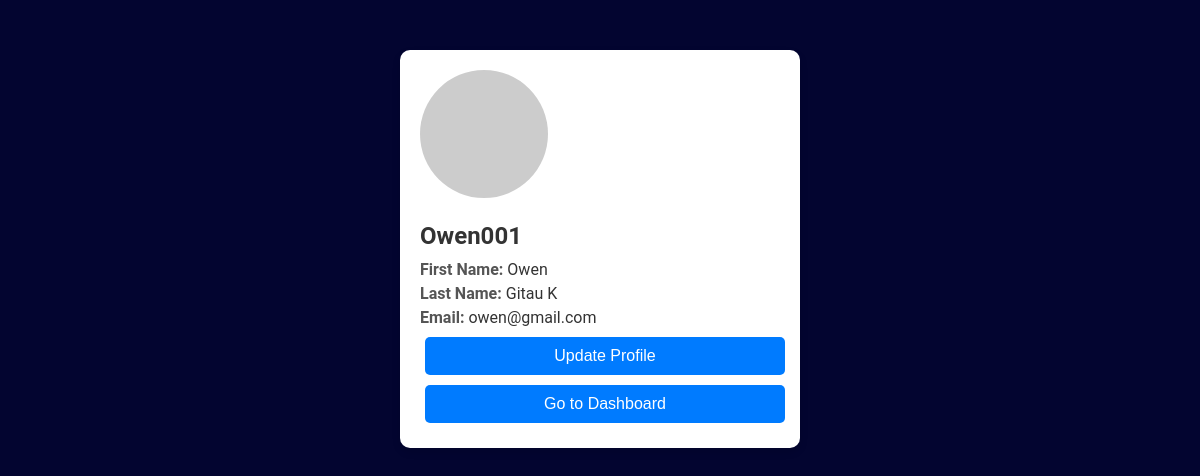
/profile (signed in), run on the app's committed database.
### app/models.py (models this page shows, shortened)
class User(UserMixin, db.Model):
    __tablename__ = "users"
    user_id = db.Column(db.Integer, primary_key=True)
    username = db.Column(db.String(50), unique=True, nullable=False)
    firstname = db.Column(db.String(50), nullable=False)
    lastname = db.Column(db.String(50), nullable=False)
    email = db.Column(db.String(100), unique=True, nullable=False)
    password_hash = db.Column(db.String(200), nullable=False)
    bio = db.Column(db.Text(200))
    profile_picture = db.Column(db.String(256))
    created_at = db.Column(db.DateTime, default=datetime.utcnow)
    updated_at = db.Column(
        db.DateTime,
        default=datetime.utcnow,
        onupdate=datetime.utcnow
    )
    skills = db.relationship('UserSkills', backref='user', lazy=True)
    projects = db.relationship('UserProject', backref='user', lazy=True)
    def avatar(self, size):
        digest = md5(self.email.lower().encode('utf-8')).hexdigest()
        return f'https://www.gravatar.com/avatar/{digest}?d=identicon&s={size}'

### app/views/main.py (the view)
@main_bp.route('/profile', methods=['GET'])
@login_required
def display_profile():
    return render_template('user/profile.html')

### app/models.py (called while the page is built)
@login_manager.user_loader
def load_user(user_id):
    return User.query.get(int(user_id))

### app/templates/user/profile.html (shortened to what this page needs)
<!DOCTYPE html>
<html lang="en">
<head>
    <link rel="stylesheet" href="{{ url_for('static', filename='css/styles.css') }}">
</head>
<body>
    <div class="profile-card">
        <img src="{{ current_user.avatar(128) }}" alt="Profile Picture" class="profile-image">
        <h3 class="card-title">{{ current_user.username }}</h3>
        <p class="card-text"><strong>First Name:</strong> <span class="user-firstname">{{ current_user.firstname }}</span></p>
        <p class="card-text"><strong>Last Name:</strong> <span class="user-lastname">{{ current_user.lastname }}</span></p>
        <p class="card-text"><strong>Email:</strong> <span class="user-email">{{ current_user.email }}</span></p>
        <a href="{{ url_for('main.update_profile') }}">
            <button class="btn">Update Profile</button>
        </a>
        <a href="{{ url_for('auth.dashboard') }}">
            <button class="btn">Go to Dashboard</button>
        </a>
    </div>
</body>
</html>

### app/static/css/styles.css (style rules this page uses)
* { box-sizing: border-box; margin: 0; padding: 0; }
html { overflow-x: hidden; scroll-behavior: smooth; }
body { background-color: #030530; color: white; font-family: "Roboto", sans-serif; width: 100vw; height: 100vh; overflow-x: hidden; }
.btn { background-color: #bdc667; font-size: 18px; display: block; padding: 3px; }
input[type="text"], input[type="password"], button { flex: 1; width: 100%; padding: 10px; border: 1px solid #ccc; border-radius: 4px; }
button { padding: 10px 20px; margin: 5px; border: none; border-radius: 5px; cursor: pointer; font-size: 14px; }
button { margin-right: 5px; padding: 5px 10px; cursor: pointer; }
.card-title { font-size: 1.5em; margin-bottom: 20px; }
.profile-card { background: #fff; border-radius: 10px; box-shadow: 0 4px 8px rgba(0, 0, 0, 0.1); padding: 20px; max-width: 400px; width: 100%; text-align: justify; margin: 0 auto; margin-top: 50px; }
.profile-card .profile-image { border-radius: 50%; width: 128px; height: 128px; object-fit: cover; margin-bottom: 20px; }
.profile-card .card-title { font-size: 24px; color: #333; margin-bottom: 10px; }
.profile-card .card-text { font-size: 16px; margin: 5px 0; }
.profile-card .card-text strong { color: #555; }
.profile-card .user-firstname, .profile-card .user-lastname, .profile-card .user-email { color: #333; }
.btn { background-color: #007bff; color: #fff; border: none; padding: 10px 20px; border-radius: 5px; cursor: pointer; font-size: 16px; transition: background-color 0.3s ease; margin-top: 10px; }
a { text-decoration: none; }

### data on the page
User: username "Owen001", firstname "Owen", lastname "Gitau K", email "owen@gmail.com"
